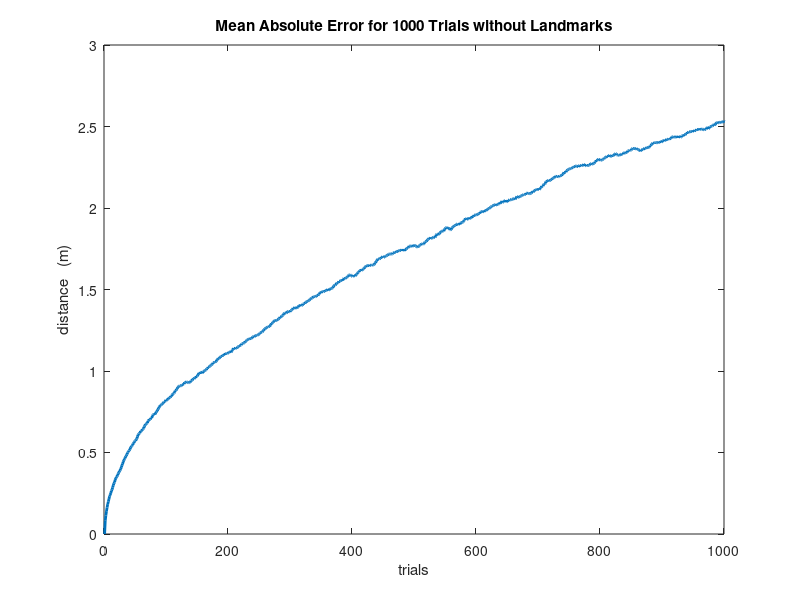
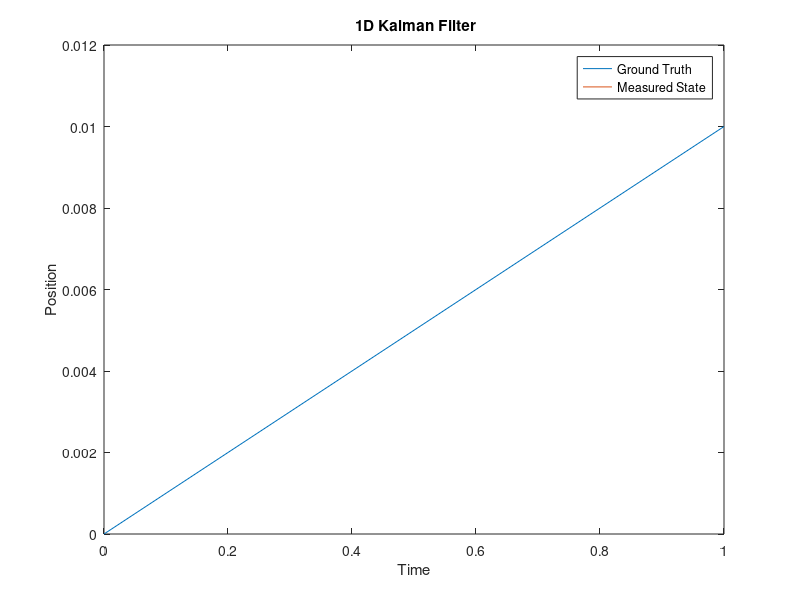

Reproduce these figures in MATLAB, in order.

clc, clear 
%reply = input('Please run the code section wise; press any number to continue: ');

%%%%%%%%%%%%%%%%%%%%%%%%%%%%%%%%%%%%%%%%%%%%%%%%%%%%%%%%%%%%%%%%%%%
% Some parameters you can use to set up your solution of SimLab1
%%%%%%%%%%%%%%%%%%%%%%%%%%%%%%%%%%%%%%%%%%%%%%%%%%%%%%%%%%%%%%%%%%%
length_hallway = 10;
sensor_range = 0.5;

landmarks = [2; 5; 8];
num_landmarks = length(landmarks);

stdev_odometry = 0.1; % m/s
stdev_range = 0.01; % m

%%%%%%%%%%%%%%%%%%%%%%%%%%%%%%%%%%%%%%%%%%%%%%%%%%%%%%%%%%%%%%%%%%%
% Robot's "Ground Truth" Trajectory when it travels the hallway 
%%%%%%%%%%%%%%%%%%%%%%%%%%%%%%%%%%%%%%%%%%%%%%%%%%%%%%%%%%%%%%%%%%%

delta_t = 0.1; % time is discretized with a time-step of 0.1 seconds
v_robot = 0.1; % robot travels at a constant speed of 0.1 m/s

t_terminal = length_hallway/v_robot; % time that we reach the end of hall

t_vector = 0:delta_t:t_terminal; % time vector for robot's trajectory
x_vector = 0:v_robot*delta_t:length_hallway; % robot's true position in time
v_vector = ones(1,length(t_vector)).*v_robot;  % robot's true velocity in time

num_states = length(x_vector); % number of discrete-time states in trajectory

%%%%%%%%%%%%%%%%%%%%%%%%%%%%%%%%%%%%%%%%%%%%%%%%%%%%%%%%%%%%%%%%%%%
% Gausian error in Odometry
%%%%%%%%%%%%%%%%%%%%%%%%%%%%%%%%%%%%%%%%%%%%%%%%%%%%%%%%%%%%%%%%%%%
mean = 0;   % mean
t = t_vector;

%figure, plot(Calculated_x)% your signal
%%
% Deliverable 1
clc
Actual_x = zeros(size(x_vector));
AE = zeros(1000,1001);
%AE = zeros(1,1000);
for N = 1:1000
    Actual_x(1,:) = 0; 
    noise = mean + stdev_odometry*randn(1,numel(x_vector));
    for i = 2:size(x_vector,2)
        Actual_x(i) = Actual_x(i-1) + (delta_t*v_robot) + noise(i);
    end
    
    AE(N,:) = abs(x_vector - Actual_x);
end

MAE = sum(AE,1)/N;
sprintf("deliverable 1 - Mean Absolute Error for %d Trials in meters is : ", N)
disp(MAE);
figure, plot(MAE,'LineWidth',2), xlim([0 1000])
xlabel('trials'), ylabel('distance   (m)')
title('Mean Absolute Error for 1000 Trials without Landmarks')

%%
% Deliverable 3
clc

X = 0;
dt = 0.1;
u = 0.1; %speed/control = 0.1m/s
w = 0;%0.01*randn(1,101); Q
v = 0.1*randn(1,1001); %R
v(:,1) =0;
%Kalman Filter variables

x_measured = [u; X];      %state vector
A = [1 0; 0.1 1];    %state transition matrix
P_Measured = [1 0; 0 0.0001];    %std_dev*std_dev = 0.1*0.1 
Q = [1*10^-8, 0; 0, 0];      %process noise covariance matrix 
R = 0.01;       %Sensor noise covariance matrix
H = 0:0.01:10;
H_k = H + v;

% Storing calculated values in these vectors for plotting
XX = zeros(1,1001);
tt = zeros(1,1001);
xx_predicted = zeros(2,1001);
xx = zeros(2,1001);
PP = zeros(2,2002);
yy = zeros(2,1001);
for t=1:1
   %simulating the System
    X = X + u*dt + w; % New Current State
    Z_K(1:2,:) = [0.1; H_k(t)]; % Measurements 
   % Z_K = H_k(t);
   %Prediction Step
    x_predicted = A*x_measured;         %predicting the new state (mean)
    P_Predicted = A * P_Measured * A' + Q;    %predicting the new uncertainity (covariance)
    
   %Update Step
    E = H_k(1,1:t)*P_Predicted*H_k(1,1:t)';     %Covariance of ^ expectation
    z = Z_K -  H_k(t)*x_predicted;      %innovation: diff between the expectation and real sensor measurement
    Z = R + E;      %Covariance of ^ - sum of uncertainities of expectation and real measurement
    K = P_Predicted*H_k(t)' * Z^-1;
    
    x_measured = x_predicted + K*z; %final corrected state
    P_Measured = P_Predicted - K * H_k(t)* P_Predicted;       %uncertainity in corrected state
    
   %Saving the outputs
   
    xx_predicted(:,t) = x_predicted;
    xx(:,t) = x_measured;
    PP(:,t*2+1:t*2+2) = P_Measured;
    XX(t) = X;
    tt(t) = t;
    yy(:,t*2+1) = Z_K;
end

figure
plot(tt,XX,tt,xx)
title(' 1D Kalman Filter')
legend('Ground Truth','Measured State')
xlabel('Time')
ylabel('Position')



